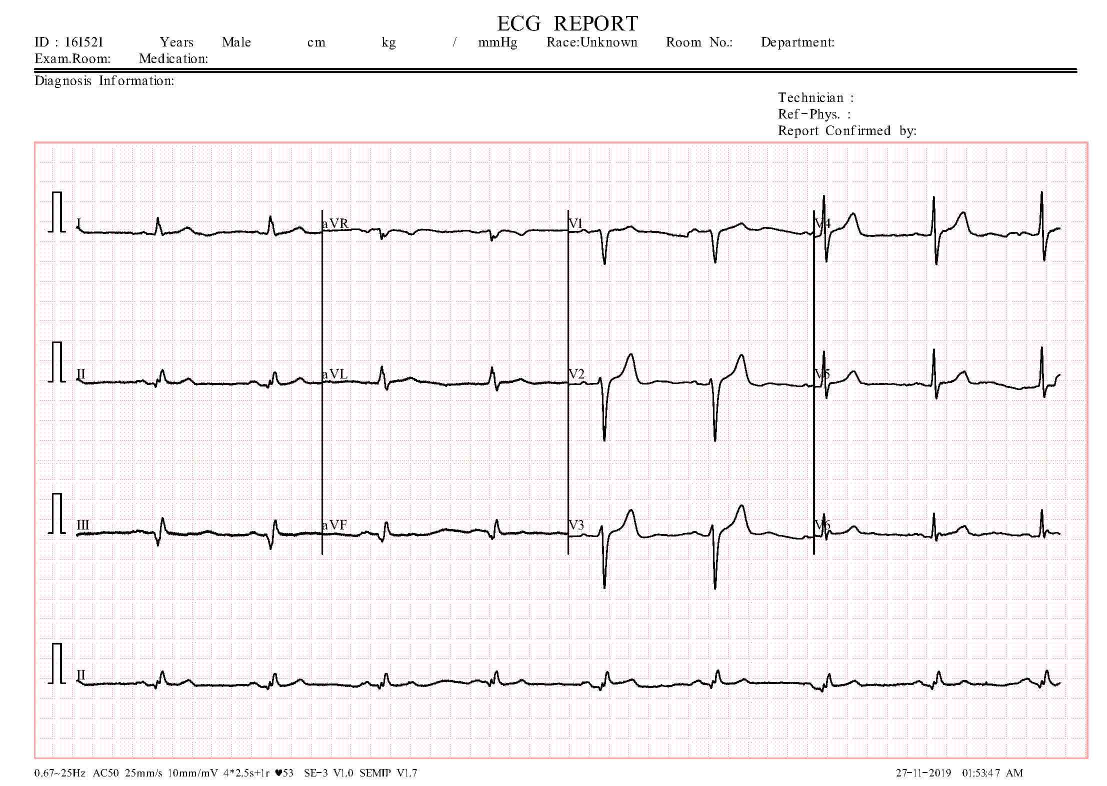
#> input picture Research Models/ECG Image Recognition/Test/Normal/Normal(20).jpg, 2213 x 1572 px, given in place of PMI(10).jpg, which was not available (shown at 1/2 size)
$ jupyter execute --allow-errors approch002.ipynb   (shell and % lines are left out)   (text cells are left out)
#> lines starting #> are read from the running program, lines starting #| are printed output that depends on the picture; after the words box and inside, x2 and y2 are one past the last pixel; in counts of white or black regions, pixels touching at a corner belong together; long printed decimals are rounded; pictures that were not available may be replaced by others from this repository, and a replacement may not be noted
[cell 1]
from google.colab import drive
drive.mount('/content/drive')

[cell 2]
from tensorflow.keras.models import Sequential
from tensorflow.keras.layers import Dense
from tensorflow.keras.layers import Convolution2D
from tensorflow.keras.layers import MaxPooling2D
from tensorflow.keras.layers import Flatten
from tensorflow.keras.preprocessing.image import ImageDataGenerator
from sklearn.model_selection import train_test_split

[cell 3]
import os
import pandas as pd

root_directory = "/content/drive/MyDrive/Data Sets for Research Project/ECG Dataset"
# Define data generators
#> (the rest of this cell did not finish here and is left out)

#> (a cell that did not finish here is left out)

[cell 5]
from skimage.io import imread
from skimage import color
import matplotlib.pyplot as plt

fig0 , ax0 = plt.subplots()

fig0.set_size_inches(20, 20)

image=imread('/content/drive/MyDrive/Data Sets for Research Project/ECG Dataset/Low Risk Level : ECG Images of Patient that have History of MI (172x12=2064)/PMI(10).jpg')
#> image is the input picture: shape (1572, 2213, 3); mean R, G, B 244.6, 240.9, 242.8

ax0.imshow(image)
plt.show()

[cell 6]
Lead_1 = image[300:600, 150:643]
Lead_2 = image[300:600, 646:1135]
Lead_3 = image[300:600, 1140:1625]
Lead_4 = image[300:600, 1630:2125]
Lead_5 = image[600:900, 150:643]
Lead_6 = image[600:900, 646:1135]
Lead_7 = image[600:900, 1140:1625]
Lead_8 = image[600:900, 1630:2125]
Lead_9 = image[900:1200, 150:643]
Lead_10 = image[900:1200, 646:1135]
Lead_11 = image[900:1200, 1140:1625]
Lead_12 = image[900:1200, 1630:2125]
Lead_13 = image[1250:1480, 150:2125]
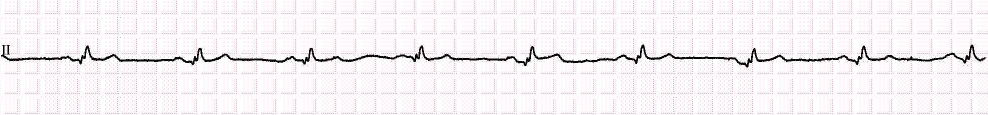
#> Lead_13: shape (230, 1975, 3) (shown at 1/2 size); mean R, G, B 244.6, 240.3, 242.8

Leads=[Lead_1,Lead_2,Lead_3,Lead_4,Lead_5,Lead_6,Lead_7,Lead_8,Lead_9,Lead_10,Lead_11,Lead_12,Lead_13]

[cell 7]
from skimage.segmentation import slic
from skimage.color import label2rgb

#plotting lead 1-12
fig , ax = plt.subplots(4,3)

fig.set_size_inches(20, 20)

x_counter=0
y_counter=0


for x,y in enumerate(Leads[:len(Leads)-1]):
  if (x+1)%3==0:
    ax[x_counter][y_counter].imshow(y)
    ax[x_counter][y_counter].axis('off')
    ax[x_counter][y_counter].set_title("Leads {}".format(x+1))
    x_counter+=1
    y_counter=0
  else:
    ax[x_counter][y_counter].imshow(y)
    ax[x_counter][y_counter].axis('off')
    ax[x_counter][y_counter].set_title("Leads {}".format(x+1))
    y_counter+=1
#> this loop made 12 passes
#> y_counter on passes 1 to 12: 1, 2, 0, 1, 2, 0, 1, 2, 0, 1, 2, 0
#> after the loop, x_counter = 4

#plot the image
plt.show()

[cell 8]
fig1 , ax1 = plt.subplots()
fig1.set_size_inches(20, 20)

ax1.imshow(Lead_13)
ax1.set_title("Leads 13")
ax1.axis('off')
plt.show()

[cell 9]
#importing gaussian filter and otsu threshold
from skimage.filters import threshold_otsu,gaussian
from skimage.transform import resize
from numpy import asarray

#creating subplot of size(4,3) 4 rows and 3 columns
fig2 , ax2 = plt.subplots(4,3)

fig2.set_size_inches(20, 20)

#setting counter for plotting based on value
x_counter=0
y_counter=0


#looping through image list containg all leads from 1-12
for x,y in enumerate(Leads[:len(Leads)-1]):
  #converting to gray scale
  grayscale = color.rgb2gray(y)
  #smoothing image
  blurred_image = gaussian(grayscale, sigma=0.7)
  #thresholding to distinguish foreground and background
  #using otsu thresholding for getting threshold value
  global_thresh = threshold_otsu(blurred_image)

  #creating binary image based on threshold
  binary_global = blurred_image < global_thresh
  #resize image
  binary_global = resize(binary_global, (300, 450))

  if (x+1)%3==0:
    ax2[x_counter][y_counter].imshow(binary_global,cmap="gray")
    ax2[x_counter][y_counter].axis('off')
    ax2[x_counter][y_counter].set_title("pre-processed Leads {} image".format(x+1))
    x_counter+=1
    y_counter=0
  else:
    ax2[x_counter][y_counter].imshow(binary_global,cmap="gray")
    ax2[x_counter][y_counter].axis('off')
    ax2[x_counter][y_counter].set_title("pre-processed Leads {} image".format(x+1))
    y_counter+=1
#> this loop made 12 passes
#> (global_thresh, y_counter) on passes 1 to 12: (0.558, 1), (0.568, 2), (0.563, 0), (0.558, 1), (0.559, 2), (0.563, 0), (0.563, 1), (0.559, 2), (0.554, 0), (0.562, 1), (0.563, 2), (0.559, 0)
#> pass 1, `binary_global = resize(binary_global, (300, 450))`:
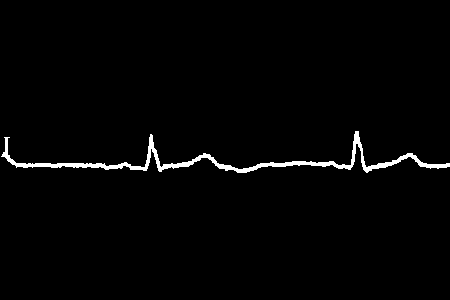
#> binary_global: shape (300, 450) bool; 1.7% white; 1 white region, box (x1, y1, x2, y2) and area: (1, 131, 450, 173) 2342
#> after the loop:
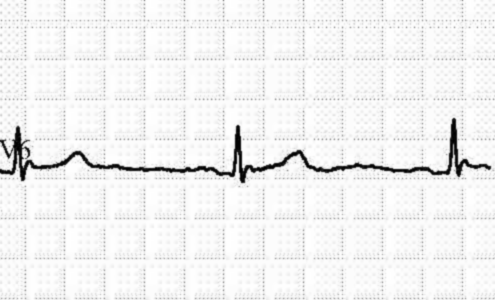
#> blurred_image: shape (300, 495) float64; min 0.00604, max 1, mean 0.948
#> after the loop, x_counter = 4

#plot the image
plt.show()

[cell 10]
#plotting lead 13
fig3 , ax3 = plt.subplots()
fig3.set_size_inches(20, 20)

#converting to gray scale
grayscale = color.rgb2gray(Lead_11)
#> grayscale: shape (300, 485) float64
#smoothing image
blurred_image = gaussian(grayscale, sigma=0.7)
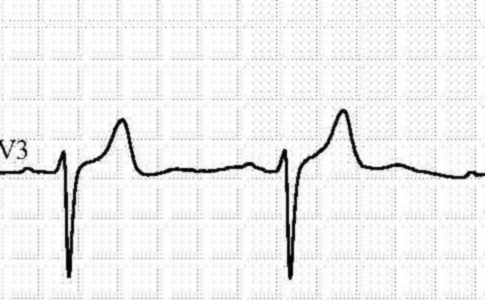
#> blurred_image: shape (300, 485) float64; min 0.00514, max 1, mean 0.941
#thresholding to distinguish foreground and background
#using otsu thresholding for getting threshold value
global_thresh = threshold_otsu(blurred_image)
#> global_thresh = 0.563
print(global_thresh)
#| 0.5628

#creating binary image based on threshold
binary_global = blurred_image < global_thresh
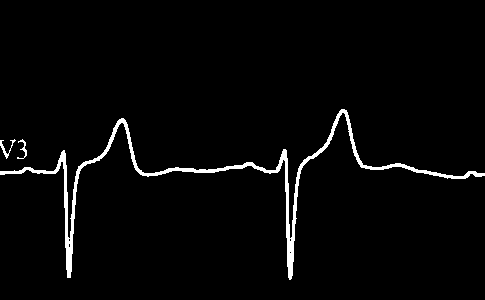
#> binary_global: shape (300, 485) bool; 2.7% white; 3 white regions, box (x1, y1, x2, y2) and area: (0, 109, 485, 280) 3773, (0, 139, 16, 159) 79, (17, 139, 27, 159) 61
ax3.imshow(binary_global,cmap='gray')
ax3.set_title("Leads 13")
ax3.axis('off')

[cell 11]
#import measure
from skimage import measure
import scipy.ndimage as ndimage

#finding contour
contours = measure.find_contours(binary_global,0.9)
#> contours = 11 point arrays, longest 1244 points

# Shows the image with contours found
fig4, ax4 = plt.subplots()

plt.gca().invert_yaxis()

contours_shape = sorted([x.shape for x in contours])[::-1][0:1]
#> contours_shape = [(1244, 2)]
print(contours_shape)
#| [(1244, 2)]
for contour in contours:
  if contour.shape in contours_shape:
    test = resize(contour, (255, 2))
    ax4.plot(contour[:, 1], contour[:, 0],linewidth=1,color='black')
#> this loop made 11 passes
ax1.axis('image')
ax1.set_title("Sample pre-processed Leads 13 image")

[cell 12]
contours_shape = sorted([x.shape for x in contours])[::-1][0:3]
#> contours_shape = [(1244, 2), (1129, 2), (71, 2)]
contours_shape
#> Out = [(1244, 2), (1129, 2), (71, 2)]

[cell 13]
test.shape
#> Out = (255, 2)

[cell 14]
#converting image to signal

#import pandas
import pandas as pd

#convert contour to dataframe
df = pd.DataFrame(test, columns = ['X','Y'])
#> df = table of 255 rows and 2 columns
fig5, ax5 = plt.subplots()

plt.gca().invert_yaxis()

#plot the image
ax5.plot(df['Y'],df['X'],linewidth=1,color='black',linestyle='solid')

#save the image
fig5.savefig('Lead13_Signal.png')

[cell 15]
#convert to CSV
df.to_csv('data.csv',index=False)

#View CSV data for verification
test_df=pd.read_csv('data.csv')
test_df

[cell 16]
#scaling the data and testing
from sklearn.preprocessing import MinMaxScaler
scaler = MinMaxScaler()

fit_transform_data = scaler.fit_transform(df)
#> fit_transform_data = 255 pairs, first value 0 to 1, second value 0 to 1
Normalized_Scaled=pd.DataFrame(fit_transform_data, columns = ['X','Y'])
#> Normalized_Scaled = table of 255 rows and 2 columns
Normalized_Scaled
#> Out = table of 255 rows and 2 columns

[cell 17]
import pandas as pd

df = pd.DataFrame(Normalized_Scaled, columns = ['X','Y'])

fig6, ax6 = plt.subplots()

plt.gca().invert_yaxis()

ax6.plot(Normalized_Scaled['Y'],Normalized_Scaled['X'],linewidth=1,color='black',linestyle='solid')

[cell 18]
#scaled_data to CSV
Normalized_Scaled.to_csv('scaled_data.csv',index=False)
#reading CSV to test
test_scaled_df=pd.read_csv('scaled_data.csv')
test_scaled_df

[cell 19]
# For now save the X axis as a seperate csv file (1D) as it seems to corresponds the high and low points and y axis corresponds to curve/shape.
#scaled_data to CSV
Normalized_Scaled['X'].to_csv('scaled_data_X.csv',index=False)
#reading CSV to test
test_scaled_df_X=pd.read_csv('scaled_data_X.csv')
test_scaled_df_X.shape

[cell 20]
#plotting 1D signal
import pandas as pd

test_plot_df = pd.DataFrame(test_scaled_df_X, columns = ['X'])
fig6, ax6 = plt.subplots()

plt.gca().invert_yaxis()

ax6.plot(test_plot_df,linewidth=1,color='black',linestyle='solid')
#> figure, not shown here; curve peaks at x = 91, y = 1

[cell 21]
#transpose the 1D scaled dataframe
test_transpose = test_scaled_df_X.T
test_transpose

[cell 22]
# [42 lines left out: function Convert_Image_Lead, not called in this run]

[cell 23]
#extract_only signal from images
# [52 lines left out: function extract_signal_leads, not called in this run]

[cell 24]
# [44 lines left out: functions convert_csv, scale_csv, scale_csv_1D, not called in this run]

[cell 25]
import os
import re
from skimage.filters import threshold_otsu,gaussian
from skimage import measure
import pandas as pd
import numpy as nm
from sklearn.preprocessing import MinMaxScaler
from skimage.io import imread
from skimage import color
from skimage.transform import resize
from numpy import asarray
import matplotlib.pyplot as plt

"""#### **NOW WE HAVE BOTH CSV FILES AND CROPPED LEAD IMAGES(1-13) TO WORK ON. WE CAN PERFROM CNN on 1D images & 2D images and perform different Supervised classification algorithms based on CSV DATA(KNN, LOGISTIC REGRESSION, SVM etc. and also different clustering techniques without target to check predictions**

### **NOW PERFORM DATA PREPROCESSING/FEATURE EXTRACTION ON  ALL THE FILES IN THE ECG_IMAGES FOLDER**

#### **FUNCTION TO EXTRACT IMAGE LEADS(1-13) (FEATURE EXTRACTION)**
"""

"""####**FUNCTIONS FOR CSV CONVERSION AND SCALING**"""

#extract_only signal from images
def extract_signal_leads(Leads,folder_name,parent):
  #looping through image list containg all leads from 1-13
  for x,y in enumerate(Leads):
    #creating subplot
    fig1 , ax1 = plt.subplots()

    #set fig size
    #fig1.set_size_inches(20, 20)

    #converting to gray scale
    grayscale = color.rgb2gray(y)
    #smoothing image
    blurred_image = gaussian(grayscale,sigma=0.7)
    #thresholding to distinguish foreground and background
    #using otsu thresholding for getting threshold value
    global_thresh = threshold_otsu(blurred_image)

    #creating binary image based on threshold
    binary_global = blurred_image < global_thresh

    #resize image
    if x!=12:
      binary_global = resize(binary_global, (300, 450))

    ax1.imshow(binary_global,cmap="gray")
    ax1.axis('off')
    ax1.set_title("pre-processed Leads {} image".format(x+1))
    plt.close('all')
    plt.ioff()
    #save the image
    fig1.savefig('{parent}/{folder_name}/Lead_{x}_preprocessed_Signal.png'.format(folder_name=folder_name,x=x+1,parent=parent))

    fig7 , ax7 = plt.subplots()
    plt.gca().invert_yaxis()

    #find contour and get only the necessary signal contour
    contours = measure.find_contours(binary_global,0.8)
    contours_shape = sorted([x.shape for x in contours])[::-1][0:1]
    for contour in contours:
      if contour.shape in contours_shape:
        test = resize(contour, (255, 2))
        ax7.plot(test[:, 1], test[:, 0],linewidth=1,color='black')
    ax7.axis('image')
    ax7.set_title("Contour {} image".format(x+1))
    plt.close('all')
    plt.ioff()
    #save the image
    fig7.savefig('{parent}/{folder_name}/Lead_{x}_Contour_Signal.png'.format(folder_name=folder_name,x=x+1,parent=parent))
    lead_no=x
    #convert_csv(test,lead_no,folder_name,parent)
    #scale_csv(test,lead_no,folder_name,parent)
    scale_csv_1D(test,lead_no,folder_name,parent)

"""#### **FUNCTION FOR  IMAGE LEADS(1-13) PRE-PROCESSING**"""
def Convert_Image_Lead(image_file,parent_folder):
    #read the image
#> called with image_file = 'Normal(20).jpg'
    image=imread('{parent}/{image_file}'.format(parent=str(parent_folder),image_file=str(image_file)),plugin='matplotlib')
    #dividing the ECG leads from 1-13 from the above image
    Lead_1 = image[300:600, 150:643]
    Lead_2 = image[300:600, 646:1135]
    Lead_3 = image[300:600, 1140:1626]
#> Lead_3: shape (300, 486, 3)
    Lead_4 = image[300:600, 1630:2125]
    Lead_5 = image[600:900, 150:643]
    Lead_6 = image[600:900, 646:1135]
    Lead_7 = image[600:900, 1140:1626]
#> Lead_7: shape (300, 486, 3)
    Lead_8 = image[600:900, 1630:2125]
    Lead_9 = image[900:1200, 150:643]
    Lead_10 = image[900:1200, 646:1135]
    Lead_11 = image[900:1200, 1140:1626]
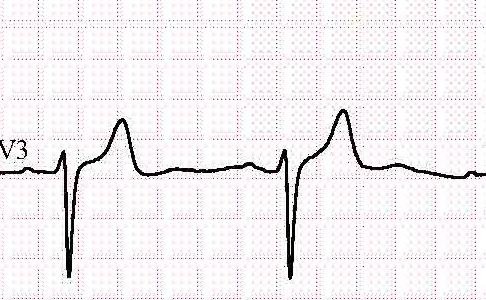
#> Lead_11: shape (300, 486, 3); mean R, G, B 243.2, 239, 241.5
    Lead_12 = image[900:1200, 1630:2125]
    Lead_13 = image[1250:1480, 150:2125]

    #list of leads
    Leads=[Lead_1,Lead_2,Lead_3,Lead_4,Lead_5,Lead_6,Lead_7,Lead_8,Lead_9,Lead_10,Lead_11,Lead_12,Lead_13]

    #folder_name to store lead_images
    folder_name= re.sub('.jpg', '',image_file)

    #loop through leads and create seperate images
    for x,y in enumerate(Leads):
      fig , ax = plt.subplots()
      #fig.set_size_inches(20, 20)
      ax.imshow(y)
      ax.axis('off')
      ax.set_title("Leads {0}".format(x+1))
      if (os.path.exists(parent_folder+'/'+folder_name)):
        pass
      else:
        os.makedirs(parent_folder+'/'+folder_name)

      #save the image
      plt.close('all')
      plt.ioff()
      fig.savefig('{parent}/{folder_name}/Lead_{x}_Signal.png'.format(folder_name=folder_name,x=x+1,parent=parent_folder))
#> this loop made 13 passes

    extract_signal_leads(Leads,folder_name,parent_folder)
#> the loop in extract_signal_leads, `for x,y in enumerate(Leads):` made 13 passes
#> (global_thresh, contours, contours_shape) on passes 1 to 12: (0.558, 1 point arrays, longest 1428 points, [(1428, 2)]), (0.568, 9 point arrays, longest 627 points, [(627, 2)]), (0.563, 6 point arrays, longest 846 points, [(846, 2)]), (0.558, 6 point arrays, longest 2716 points, [(2716, 2)]), (0.559, 2 point arrays, longest 1430 points, [(1430, 2)]), (0.563, 9 point arrays, longest 721 points, [(721, 2)]), (0.563, 8 point arrays, longest 1225 points, [(1225, 2)]), (0.559, 9 point arrays, longest 2188 points, [(2188, 2)]), (0.554, 4 point arrays, longest 1497 points, [(1497, 2)]), (0.562, 8 point arrays, longest 686 points, [(686, 2)]), (0.563, 9 point arrays, longest 1209 points, [(1209, 2)]), (0.559, 6 point arrays, longest 1716 points, [(1716, 2)])
#> pass 1, in extract_signal_leads, `plt.close('all')`:
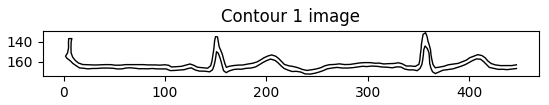
#> figure drawn by matplotlib, 1 panel
#> pass 1, in scale_csv_1D, `plt.close('all')`:
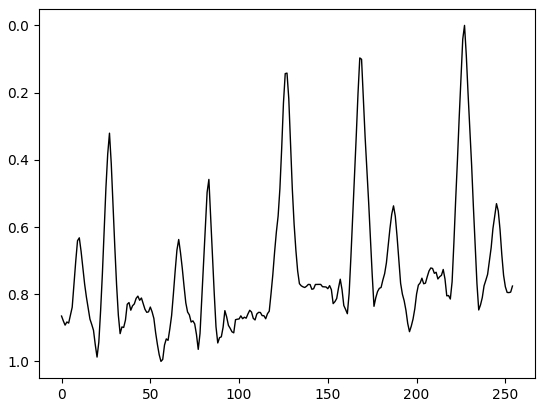
#> figure drawn by matplotlib, 1 panel; curve peaks at x = 56, y = 1
#> pass 2, in extract_signal_leads, `plt.close('all')`:
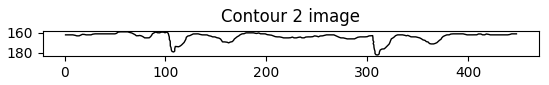
#> figure drawn by matplotlib, 1 panel
#> after the loop in extract_signal_leads, `for x,y in enumerate(Leads):`:
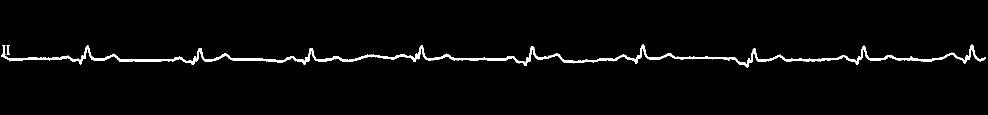
#> binary_global: shape (230, 1975) bool (shown at 1/2 size); 2.3% white; 2 white regions, box (x1, y1, x2, y2) and area: (2, 89, 1971, 135) 10438, (13, 90, 20, 109) 66


# [24 lines left out: functions convert_csv, scale_csv, not called in this run]

def scale_csv_1D(test,lead_no,folder_name,parent):
  target=folder_name[0:2]
  #scaling the data and testing
  scaler = MinMaxScaler()
  fit_transform_data = scaler.fit_transform(test)
  Normalized_Scaled=pd.DataFrame(fit_transform_data[:,0], columns = ['X'])
  fig6, ax6 = plt.subplots()
  plt.gca().invert_yaxis()
  ax6.plot(Normalized_Scaled,linewidth=1,color='black',linestyle='solid')
  plt.close('all')
  plt.ioff()
  fig6.savefig('{parent}/{folder_name}/ID_Lead_{lead_no}_Signal.png'.format(folder_name=folder_name,lead_no=lead_no+1,parent=parent))
  Normalized_Scaled=Normalized_Scaled.T
  Normalized_Scaled['Target']=target
  #scaled_data to CSV
  if (os.path.isfile('{parent}/scaled_data_1D_{lead_no}.csv'.format(lead_no=lead_no+1,parent=parent))):
    Normalized_Scaled.to_csv('{parent}/scaled_data_1D_{lead_no}.csv'.format(lead_no=lead_no+1,parent=parent), mode='a', header=False,index=False)
  else:
    Normalized_Scaled.to_csv('{parent}/scaled_data_1D_{lead_no}.csv'.format(lead_no=lead_no+1,parent=parent,folder_name=folder_name),index=False)

#load the different types of folders
normal_parent_dir = '/content/drive/MyDrive/Data Sets for Research Project/ECG Dataset/Normal Person ECG Images (284x12=3408)/'
abnormal_parent_dir = '/content/drive/MyDrive/Data Sets for Research Project/ECG Dataset/Medium Risk Level : ECG Images of Patient that have abnormal heartbeat (233x12=2796)'
MI_parent_dir = '/content/drive/MyDrive/Data Sets for Research Project/ECG Dataset/High Risk Level : ECG Images of Myocardial Infarction Patients (240x12=2880)'
MI_history_parent_dir = '/content/drive/MyDrive/Data Sets for Research Project/ECG Dataset/Low Risk Level : ECG Images of Patient that have History of MI (172x12=2064)'

#Types of heart. Now taking only 3. will work on COVID-19 later
Types_ECG = {'Abnormal_hear_beat':abnormal_parent_dir,'MI':MI_parent_dir,'History_MI':MI_history_parent_dir,'Normal':normal_parent_dir}

#Types_ECG_test = {'Abnormal':abnormal_parent_dir}

#### parse all the files in the different folders and peform all the above steps as mentioned in the analysis Sample.

#loop through folder/files and create seperate images of different leads
#> (the rest of this cell did not finish here and is left out)

[cell 26]
#importing libraries
import pandas as pd
import numpy as np
import os
from natsort import natsorted

#creating list to store file_names
NORMAL_=[]
MI_=[]
PMI_=[]
HB_=[]

normal = '/content/drive/MyDrive/Heart App 2/models/ECG Image Recognition/ECG Dataset/Extracted Features/Normal'
abnormal = '/content/drive/MyDrive/Heart App 2/models/ECG Image Recognition/ECG Dataset/Extracted Features/AHB'
MI = '/content/drive/MyDrive/Heart App 2/models/ECG Image Recognition/ECG Dataset/Extracted Features/MI'
MI_history = '/content/drive/MyDrive/Heart App 2/models/ECG Image Recognition/ECG Dataset/Extracted Features/PMI'

Types_ECG = {'normal':normal,'Abnormal_hear_beat':abnormal,'MI':MI,'History_MI':MI_history}

for types,folder in Types_ECG.items():
  for files in os.listdir(folder):
    if types=='normal':
      NORMAL_.append(files)
    elif types=='Abnormal_hear_beat':
      HB_.append(files)
    elif types=='MI':
      MI_.append(files)
    elif types=='History_MI':
      PMI_.append(files)

[cell 27]
NORMAL_.sort()
NORMAL_
#> Out = ['Normal(14).jpg', 'Normal(20).jpg']

[cell 28]
HB_.sort()
HB_
#> Out = ['Normal(20).jpg']
